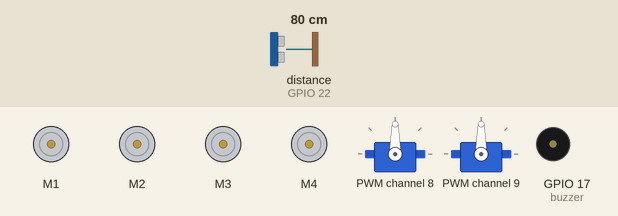
This program was run on a simulated Raspberry Pi (BCM pin numbers). On the bench: 4 × DC motor (green arrow = forward, orange = backward, longer = faster), 2 × servo, buzzer (waves = sounding, pin HIGH). The test bench sets the inputs (shaded band); at power-on: distance to the obstacle (sensor on GPIO 22) 80 cm. The echo pulse lasts 58.3 µs per cm; what the program prints to the terminal is not drawn. At 0.1 s the program stops and its outputs stay as they are.

Above: at 0.2 s.
Timing chart, 0 to 1.6 s (numbered marks = the images above):
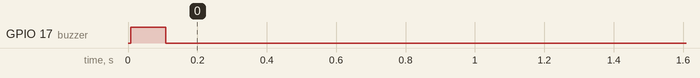

The program:

robot.py
```python
#!/usr/bin/python
import time
from typing import Any
from dataclasses import dataclass

import numpy as np
import board
import busio
import digitalio
from adafruit_motor import servo, motor
from adafruit_pca9685 import PCA9685
from adafruit_bus_device import i2c_device
import adafruit_hcsr04


class ADS7830:

    def __init__(self, i2c_bus: busio.I2C, address: int = 0x48) -> None:
        """Initialize ADC object and detect the chip type."""
        self.i2c_device = i2c_device.I2CDevice(i2c_bus, address)
        self.ADS7830_CMD = 0x84
        self._BUFFER = bytearray(1)

    def read_adc(self, channel: int) -> float:
        """Read voltage from the detected ADC chip.

        Args:
            channel (int): Channel number

        Returns:
            float: voltage value
        """
        command_set = self.ADS7830_CMD | ((((channel << 2) | (channel >> 1)) & 0x07) << 4)

        with self.i2c_device as i2c:
            i2c.write_then_readinto(bytes([command_set]), self._BUFFER)
            value = self._BUFFER[0]

        voltage = round(value / 255 * 3.3, 2)
        return voltage


@dataclass
class Calibration:
    zero_neck_rotation: int = 90
    zero_neck_nod: int = 90


class Robot:

    def __init__(self):
        """Initialize Robot object and setup all required devices."""

        # Initialize I2C and all I2C devices
        self.i2c = board.I2C()
        self.pwm_controller = PCA9685(self.i2c, address=0x40)
        self.pwm_controller.frequency = 50
        self.adc = ADS7830(self.i2c)
        # Initialize GPIO devices
        self.sonar = adafruit_hcsr04.HCSR04(trigger_pin=board.D27, echo_pin=board.D22)
        self.buzzer = digitalio.DigitalInOut(board.D17)
        self.buzzer.direction = digitalio.Direction.OUTPUT

        # Setup servo motors for neck
        self.neck_rotate = servo.Servo(self.pwm_controller.channels[8])
        self.neck_nod = servo.Servo(self.pwm_controller.channels[9])
        # Setup DC motors for each wheel
        self.fl_wheel = motor.DCMotor(self.pwm_controller.channels[1], self.pwm_controller.channels[0])
        self.bl_wheel = motor.DCMotor(self.pwm_controller.channels[2], self.pwm_controller.channels[3])
        self.br_wheel = motor.DCMotor(self.pwm_controller.channels[5], self.pwm_controller.channels[4])
        self.fr_wheel = motor.DCMotor(self.pwm_controller.channels[7], self.pwm_controller.channels[6])

        # Set motor to active braking mode to improve performance
        self.fl_wheel.decay_mode = motor.SLOW_DECAY
        self.bl_wheel.decay_mode = motor.SLOW_DECAY
        self.br_wheel.decay_mode = motor.SLOW_DECAY
        self.fr_wheel.decay_mode = motor.SLOW_DECAY

        # Read in calibration and set all motors to 0
        self.calibration = Calibration()
        self.all_motors(0)

    def reset(self) -> None:
        """Reset all servo motors to their zero position."""
        self.neck_rotate.angle = self.calibration.zero_neck_rotation
        self.neck_nod.angle = self.calibration.zero_neck_nod

    def set_neck(self, rotate: int = None, nod: int = None):
        """Set neck rotation and nod angle.

        Args:
            rotate (int): Rotation angle from -180 to 180
            nod (int): Nod angle from -180 to 180
        """
        if rotate is not None:
            self.neck_rotate.angle = rotate + self.calibration.zero_neck_rotation
        if nod is not None:
            self.neck_nod.angle = nod + self.calibration.zero_neck_nod

    def spin(self, speed: float, clockwise: bool):
        """Spin the robot in place.

        Args:
            speed (float): Speed value from 0 to 1
            clockwise (bool): True to spin clockwise, False to spin counter-clockwise
        """
        self.fl_wheel.throttle = speed if clockwise else -speed
        self.bl_wheel.throttle = speed if clockwise else -speed
        self.br_wheel.throttle = -speed if clockwise else speed
        self.fr_wheel.throttle = -speed if clockwise else speed

    def all_motors(self, speed: float) -> None:
        """Set speed for all motors.

        Args:
            speed (float): Speed value from -1 to 1
        """
        self.fl_wheel.throttle = speed
        self.bl_wheel.throttle = speed
        self.br_wheel.throttle = speed
        self.fr_wheel.throttle = speed

    @property
    def battery_voltage(self) -> float:
        """Get battery voltage.

        Returns:
            float: Battery voltage
        """
        return self.adc.read_adc(2) * 3

    @property
    def sonar_distance(self) -> float:
        """Get the distance from the ultrasonic sensor.

        Returns:
            float: Distance in centimeters or None if measurement failed
        """
        try:
            distance = self.sonar.distance
        except RuntimeError:
            distance = np.nan
        return distance

    def set_buzzer(self, is_on: bool) -> None:
        """Control the state of the buzzer.

        Args:
            is_on (bool): True to turn on the buzzer, False to turn it off
        """
        self.buzzer.value = is_on

    def beep(self, duration: float) -> None:
        """Beep the buzzer for a given duration.

        Args:
            duration (float): Duration in seconds
        """
        self.set_buzzer(True)
        time.sleep(duration)
        self.set_buzzer(False)

    def deinit(self):
        """Deinit the objects in Robot."""
        self.sonar.deinit()
        self.pwm_controller.deinit()

    def __enter__(self) -> 'Robot':
        """Enter the runtime context related to this object."""
        return self

    def __exit__(self, exc_type: Any, exc_value: Any, traceback: Any) -> None:
        """Exit the runtime context related to this object."""
        self.deinit()


if __name__ == '__main__':
    with Robot() as robot:
        print(f"Battery voltage: {robot.battery_voltage}")
        print(f"Sonar distance: {robot.sonar_distance}")

        robot.neck_rotate.angle = 90
        robot.neck_nod.angle = 90
        robot.all_motors(0)

        robot.set_buzzer(True)
        time.sleep(0.1)
        robot.set_buzzer(False)

        print("Done")
```

Measured:
- by itself, GPIO 17 (buzzer): LOW → HIGH at 0.01 s, → LOW 0.10 s later
